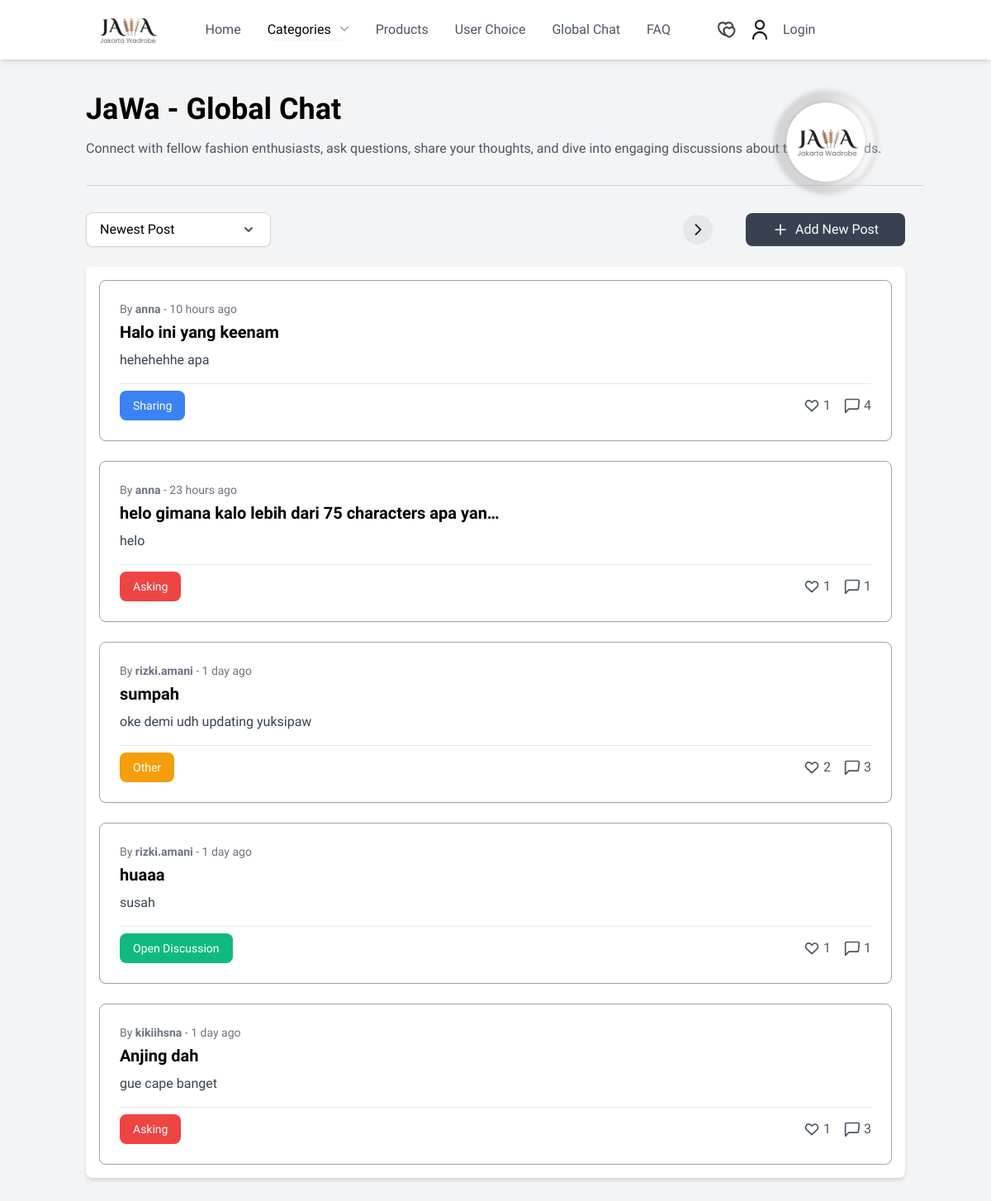
Page /globalChat/ on the committed database.
### globalChat/models.py (models this page shows, shortened)
class Forum(models.Model):
    TITLE_MAX_LENGTH = 75
    PURPOSE_CHOICES = [
        ('Asking', 'Asking'),
        ('Sharing', 'Sharing'),
        ('Open Discussion', 'Open Discussion'),
        ('Other', 'Other'),
    ]
    title = models.CharField(max_length=TITLE_MAX_LENGTH)
    description = models.TextField()
    purpose = models.CharField(max_length=20, choices=PURPOSE_CHOICES)
    user = models.ForeignKey(User, on_delete=models.CASCADE)  # Connects to the Django User
    posted_time = models.DateTimeField(default=timezone.now)
    likes = models.ManyToManyField(User, related_name='forum_likes', blank=True)
    bookmarks = models.ManyToManyField(User, related_name="bookmarked_forums", blank=True)
    def total_likes(self):
        return self.likes.count()

### globalChat/views.py (the view)
# urls.py: path('', views.global_chat, name='global_chat'),  # Routing untuk Global Chat page
def global_chat(request):
    forums_list = Forum.objects.all().order_by('-posted_time')  # Order by newest first
    paginator = Paginator(forums_list, 5)  # Show 5 forums per page
    page_number = request.GET.get('page')
    forums = paginator.get_page(page_number)
    return render(request, 'global_chat.html', {'forums': forums})

### globalChat/templatetags/custom_filters.py (called while the page is built)
@register.filter
def simple_timesince(value):
    time_ago = timesince(value)
    return time_ago.split(',')[0]

### globalChat/templates/global_chat.html (shortened to what this page needs)
<!DOCTYPE html>
{% load static %}
{% load custom_filters %}
<html lang="en">
<head>
    <link href="https://cdn.jsdelivr.net/npm/tailwindcss@2.2.19/dist/tailwind.min.css" rel="stylesheet">
</head>
<body class="bg-gray-100 flex flex-col min-h-screen" style="font-family: 'Urbanist', sans-serif;">
    {% include "navbar.html" %}
    <div class="flex-grow container mx-auto px-4 py-8 mt-20">
        <div class="relative flex items-center mb-4">
            <h1 class="text-4xl font-bold">JaWa - Global Chat</h1>
            <div class="absolute right-4 mt-20">
                <img src="{% static 'images/logo-global-chatfix.png' %}" alt="JaWa Logo" class="h-40 w-auto">
            </div>
        </div>
        <p class="text-gray-600 mb-8">
            Connect with fellow fashion enthusiasts, ask questions, share your thoughts, and dive into engaging discussions about the latest trends.
        </p>
        <div class="border-t border-gray-300 my-4 mb-8" style="width: 1015px;"></div>
        <div class="flex justify-between items-center mb-6">
            <div class="relative">
                <button class="bg-white text-black px-4 py-2 w-56 rounded-lg focus:outline-none border border-gray-300 shadow-sm flex justify-between items-center" id="dropdownFilterBtn">
                    Newest Post
                    <svg xmlns="http://www.w3.org/2000/svg" class="h-5 w-5 text-gray-600" viewBox="0 0 20 20" fill="currentColor">
                        <path fill-rule="evenodd" d="M5.293 7.293a1 1 0 011.414 0L10 10.586l3.293-3.293a1 1 0 111.414 1.414l-4 4a1 1 0 01-1.414 0l-4-4a1 1 0 010-1.414z" clip-rule="evenodd" />
                    </svg>
                </button>
            </div>
            <div class="flex items-center space-x-4 ml-auto mr-10">
                {% if forums.has_next %}
                    <a href="?page={{ forums.next_page_number }}" class="bg-gray-200 p-2 rounded-full hover:bg-gray-300 active:scale-95 transition transform">
                        <svg class="w-5 h-5" fill="none" stroke="currentColor" viewBox="0 0 24 24" xmlns="http://www.w3.org/2000/svg">
                            <path stroke-linecap="round" stroke-linejoin="round" stroke-width="2" d="M9 5l7 7-7 7"></path>
                        </svg>
                    </a>
                {% endif %}
            </div>
            <a href="{% url 'globalChat:new_post' %}" class="bg-gray-700 text-white px-8 py-2 rounded-lg hover:bg-gray-600 flex items-center space-x-2">
                <svg xmlns="http://www.w3.org/2000/svg" class="h-5 w-5" viewBox="0 0 24 24" fill="currentColor">
                    <path fill-rule="evenodd" d="M12 4a1 1 0 011 1v6h6a1 1 0 110 2h-6v6a1 1 0 11-2 0v-6H5a1 1 0 110-2h6V5a1 1 0 011-1z" clip-rule="evenodd" />
                </svg>
                <span>Add New Post</span>
            </a>
        </div>
        <div class="space-y-6 max-w-5xl h-[500px] overflow-y-scroll px-4 py-4 bg-white shadow-md rounded-lg">
            {% if forums %}
                {% for forum in forums %}
                <a href="{% url 'globalChat:detail_chat' forum.id %}" class="block bg-white shadow-sm rounded-lg p-6 relative border border-gray-400 hover:bg-gray-100 transition duration-300 ease-in-out">
                    <div class="flex justify-between items-start">
                        <div>
                            <p class="text-sm text-gray-500 mb-1">
                                By <strong>{{ forum.user.username }}</strong> - {{ forum.posted_time|simple_timesince }} ago
                            </p>
                            <h2 class="text-xl font-semibold">{{ forum.title|truncatechars:50 }}</h2>
                            <p class="text-gray-700 mt-2">{{ forum.description|truncatewords:70 }}</p>
                        </div>
                    </div>
                    <div class="flex justify-between items-center mt-4 border-t pt-2">
                        <div>
                            {% if forum.purpose == 'Asking' %}
                                <span class="inline-block bg-red-500 text-white px-4 py-2 rounded-lg text-sm">Asking</span>
                            {% elif forum.purpose == 'Sharing' %}
                                <span class="inline-block bg-blue-500 text-white px-4 py-2 rounded-lg text-sm">Sharing</span>
                            {% elif forum.purpose == 'Open Discussion' %}
                                <span class="inline-block bg-green-500 text-white px-4 py-2 rounded-lg text-sm">Open Discussion</span>
                            {% else %}
                                <span class="inline-block bg-yellow-500 text-white px-4 py-2 rounded-lg text-sm">Other</span>
                            {% endif %}
                        </div>
                        <div class="flex space-x-4">
                            <div class="flex items-center text-gray-600">
                                <svg xmlns="http://www.w3.org/2000/svg" class="h-5 w-5 mr-1" fill="none" viewBox="0 0 24 24" stroke="currentColor">
                                    <path stroke-linecap="round" stroke-linejoin="round" stroke-width="2" d="M4.318 6.318a4.5 4.5 0 000 6.364L12 20l7.682-7.318a4.5 4.5 0 10-6.364-6.364L12 7.293l-1.318-1.318a4.5 4.5 0 00-6.364 0z" />
                                  </svg>
                                {{ forum.total_likes }}
                            </div>
                            <div class="flex items-center text-gray-600">
                                <svg xmlns="http://www.w3.org/2000/svg" class="h-5 w-5 mr-1" viewBox="0 0 24 24" fill="none" stroke="currentColor" stroke-width="2" stroke-linecap="round" stroke-linejoin="round"><path d="M21 15a2 2 0 01-2 2H7l-5 5V5a2 2 0 012-2h16a2 2 0 012 2z"></path></svg>
                                {{ forum.comments.count }}
                            </div>
                        </div>
                    </div>
                </a>
                {% endfor %}
            {% else %}
            <p class="text-gray-600 text-center">No discussions available. Be the first to start a discussion!</p>
            {% endif %}
        </div>
</body>
</html>

### rows in the picture
Forum: user.username "anna", posted_time|simple_timesince "10 hours", title "Halo ini yang keenam", description "hehehehhe apa", purpose "Sharing", total_likes "1", comments.count "4"
Forum: user.username "anna", posted_time|simple_timesince "23 hours", title "helo gimana kalo lebih dari 75 characters apa yan…", description "helo", purpose "Asking", total_likes "1", comments.count "1"
Forum: user.username "rizki.amani", posted_time|simple_timesince "1 day", title "sumpah", description "oke demi udh updating yuksipaw", purpose "Other", total_likes "2", comments.count "3"
Forum: user.username "rizki.amani", posted_time|simple_timesince "1 day", title "huaaa", description "susah", purpose "Open Discussion", total_likes "1", comments.count "1"
Forum: user.username "kikiihsna", posted_time|simple_timesince "1 day", title "Anjing dah", description "gue cape banget", purpose "Asking", total_likes "1", comments.count "3"
